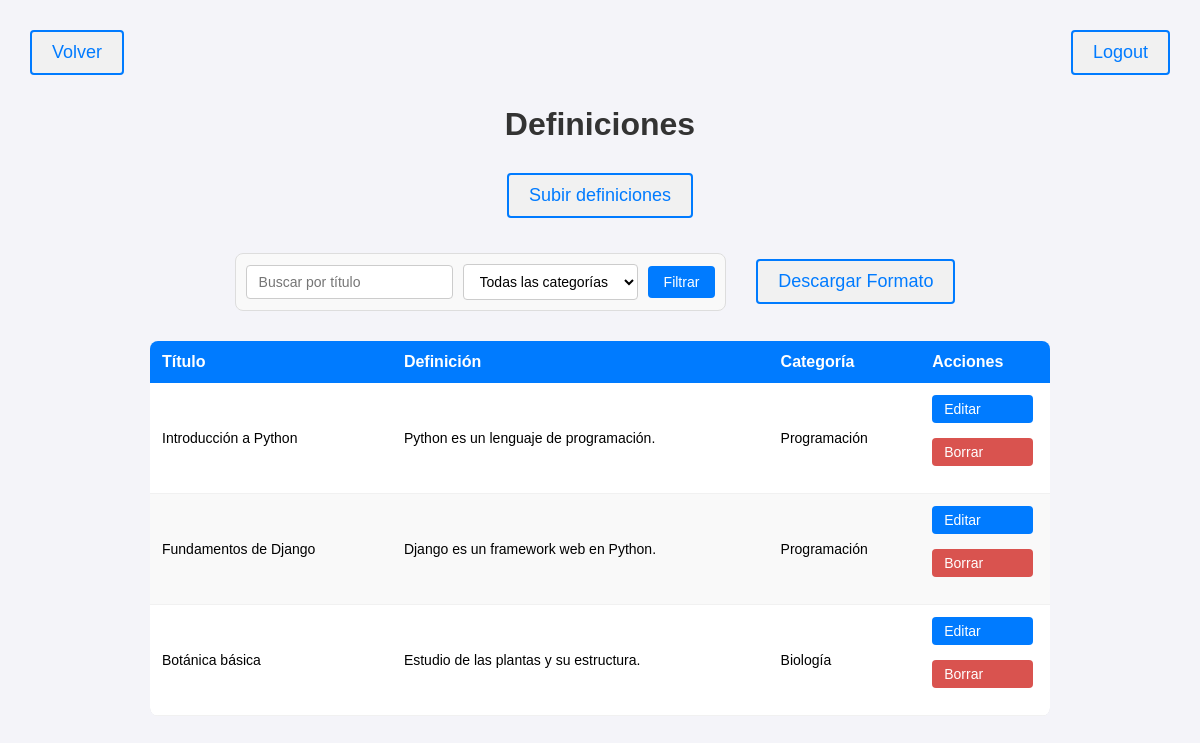
Page /verDefiniciones/ (signed in) on the earlier database version.
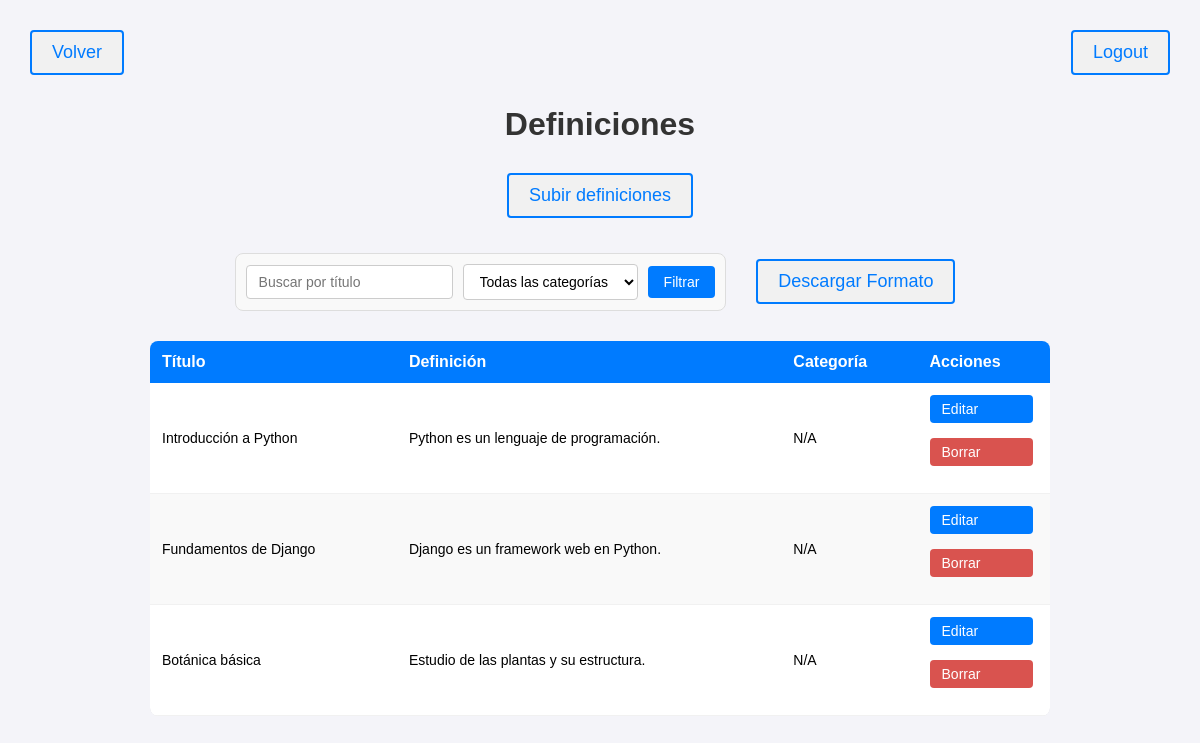
Same page on the later database version.
### api/models.py (models this page shows, shortened)
class Definicion(models.Model):
    titulo = models.CharField(max_length=255)
    definicion = models.TextField()
    categoria = models.ForeignKey(Categoria, on_delete=models.SET_NULL, null=True, blank=True)

class Categoria(models.Model):
    nombre = models.CharField(max_length=100, unique=True)  # Nombre de la categoría
    def __str__(self):
        return self.nombre

### api/views.py (the view)
# urls.py: path('verDefiniciones/', views.ver_definiciones, name='verDefiniciones'),
@login_required
@login_required
def ver_definiciones(request):
    titulo = request.GET.get('titulo', '')  # Parámetro para buscar por título
    categoria_id = request.GET.get('categoria', '')  # Parámetro para buscar por ID de categoría
    definiciones = Definicion.objects.all()
    if titulo:
        definiciones = definiciones.filter(titulo__icontains=titulo)
    if categoria_id:
        definiciones = definiciones.filter(categoria_id=categoria_id)  # Filtrar por ID exacta de categoría
    categorias = Categoria.objects.all()
    return render(request, 'verDefiniciones.html', {
        'definiciones': definiciones,
        'categorias': categorias,
    })

### api/templates/verDefiniciones.html (shortened to what this page needs)
{% load static %}
<!DOCTYPE html>
<html>
<head>
    <link rel="stylesheet" href="{% static 'ver.css' %}">
</head>
<body>
    <form method="post" action="{% url 'logout' %}">
        <button class="boton logout" type="submit">Logout</button>
    </form>
    <a href="{% url 'general' %}" class="boton volver">Volver</a>
    <h1>Definiciones</h1>
    <a href="{% url 'subirDefiniciones' %}" class="boton">Subir definiciones</a>
    <div class="form-group">
        <form method="get" action="{% url 'verDefiniciones' %}" class="filter-container">
            <input type="text" name="titulo" placeholder="Buscar por título" value="{{ request.GET.titulo }}">
            <select name="categoria">
                <option value="">Todas las categorías</option>
            </select>
            <button type="submit">Filtrar</button>
        </form>
        <form action="{% url 'descargarDefiniciones' %}" method="get">
            <button class="boton subir" type="submit">Descargar Formato</button>
        </form>
    </div>
    <div class="table-container">
        <table>
            <thead>
                <tr>
                    <th>Título</th>
                    <th>Definición</th>
                    <th>Categoría</th>
                    <th>Acciones</th>
                </tr>
            </thead>
            <tbody>
                {% for definicion in definiciones %}
                <tr>
                    <td>{{ definicion.titulo }}</td>
                    <td>{{ definicion.definicion }}</td>
                    <td>{{ definicion.categoria|default:"N/A" }}</td>
                    <td>
                        <a href="{% url 'editarDefinicion' definicion.id %}" class="action-button">Editar</a>
                        <a href="{% url 'borrarDefinicion' definicion.id %}" class="action-button delete-button">Borrar</a>
                    </td>
                </tr>
                {% empty %}
                <tr>
                    <td colspan="4">No se encontraron resultados.</td>
                </tr>
                {% endfor %}
            </tbody>
        </table>
    </div>
</body>
</html>

Differences in the rows shown:
changed Definicion "Introducción a Python": categoria "Programación" → "N/A"
changed Definicion "Fundamentos de Django": categoria "Programación" → "N/A"
changed Definicion "Botánica básica": categoria "Biología" → "N/A"
